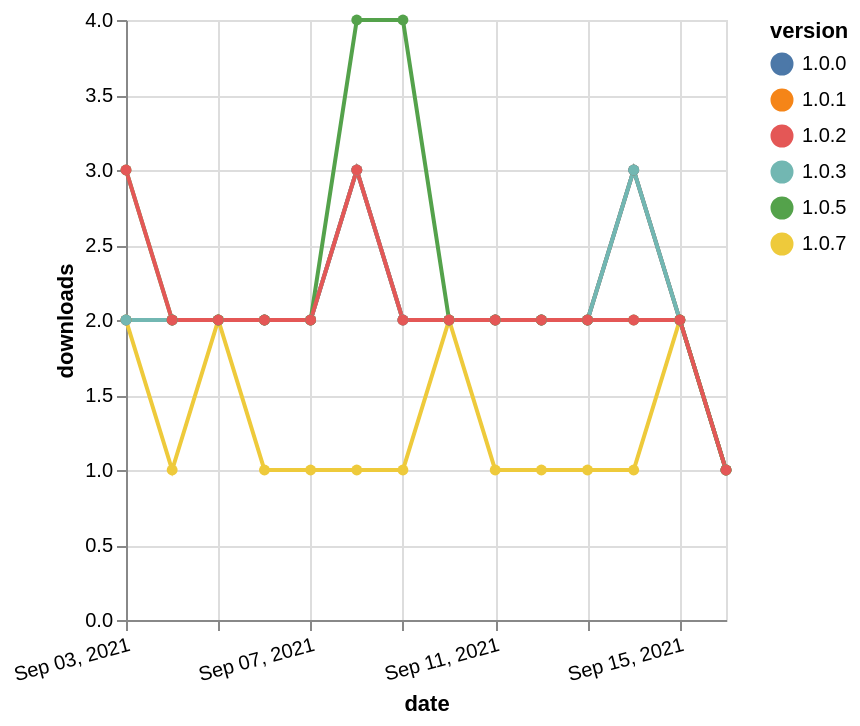

Write the Vega-Lite specification saved for this chart.
### Vega-Lite specification from a JSON file in a GitHub repository (floating-point values rounded to 4 significant figures)
{"$schema": "https://vega.github.io/schema/vega-lite/v5.json", "description": "A simple bar chart with embedded data.", "data": {"values": [{"date": "2021-09-03", "total": 1236, "delta": 2, "version": "1.0.1"}, {"date": "2021-09-04", "total": 1238, "delta": 2, "version": "1.0.1"}, {"date": "2021-09-05", "total": 1240, "delta": 2, "version": "1.0.1"}, {"date": "2021-09-06", "total": 1242, "delta": 2, "version": "1.0.1"}, {"date": "2021-09-07", "total": 1244, "delta": 2, "version": "1.0.1"}, {"date": "2021-09-08", "total": 1247, "delta": 3, "version": "1.0.1"}, {"date": "2021-09-09", "total": 1249, "delta": 2, "version": "1.0.1"}, {"date": "2021-09-10", "total": 1251, "delta": 2, "version": "1.0.1"}, {"date": "2021-09-11", "total": 1253, "delta": 2, "version": "1.0.1"}, {"date": "2021-09-12", "total": 1255, "delta": 2, "version": "1.0.1"}, {"date": "2021-09-13", "total": 1257, "delta": 2, "version": "1.0.1"}, {"date": "2021-09-14", "total": 1260, "delta": 3, "version": "1.0.1"}, {"date": "2021-09-15", "total": 1262, "delta": 2, "version": "1.0.1"}, {"date": "2021-09-16", "total": 1263, "delta": 1, "version": "1.0.1"}, {"date": "2021-09-03", "total": 93, "delta": 2, "version": "1.0.7"}, {"date": "2021-09-04", "total": 94, "delta": 1, "version": "1.0.7"}, {"date": "2021-09-05", "total": 96, "delta": 2, "version": "1.0.7"}, {"date": "2021-09-06", "total": 97, "delta": 1, "version": "1.0.7"}, {"date": "2021-09-07", "total": 98, "delta": 1, "version": "1.0.7"}, {"date": "2021-09-08", "total": 99, "delta": 1, "version": "1.0.7"}, {"date": "2021-09-09", "total": 100, "delta": 1, "version": "1.0.7"}, {"date": "2021-09-10", "total": 102, "delta": 2, "version": "1.0.7"}, {"date": "2021-09-11", "total": 103, "delta": 1, "version": "1.0.7"}, {"date": "2021-09-12", "total": 104, "delta": 1, "version": "1.0.7"}, {"date": "2021-09-13", "total": 105, "delta": 1, "version": "1.0.7"}, {"date": "2021-09-14", "total": 106, "delta": 1, "version": "1.0.7"}, {"date": "2021-09-15", "total": 108, "delta": 2, "version": "1.0.7"}, {"date": "2021-09-16", "total": 109, "delta": 1, "version": "1.0.7"}, {"date": "2021-09-03", "total": 1242, "delta": 2, "version": "1.0.0"}, {"date": "2021-09-04", "total": 1244, "delta": 2, "version": "1.0.0"}, {"date": "2021-09-05", "total": 1246, "delta": 2, "version": "1.0.0"}, {"date": "2021-09-06", "total": 1248, "delta": 2, "version": "1.0.0"}, {"date": "2021-09-07", "total": 1250, "delta": 2, "version": "1.0.0"}, {"date": "2021-09-08", "total": 1253, "delta": 3, "version": "1.0.0"}, {"date": "2021-09-09", "total": 1255, "delta": 2, "version": "1.0.0"}, {"date": "2021-09-10", "total": 1257, "delta": 2, "version": "1.0.0"}, {"date": "2021-09-11", "total": 1259, "delta": 2, "version": "1.0.0"}, {"date": "2021-09-12", "total": 1261, "delta": 2, "version": "1.0.0"}, {"date": "2021-09-13", "total": 1263, "delta": 2, "version": "1.0.0"}, {"date": "2021-09-14", "total": 1266, "delta": 3, "version": "1.0.0"}, {"date": "2021-09-15", "total": 1268, "delta": 2, "version": "1.0.0"}, {"date": "2021-09-16", "total": 1269, "delta": 1, "version": "1.0.0"}, {"date": "2021-09-03", "total": 1186, "delta": 2, "version": "1.0.3"}, {"date": "2021-09-04", "total": 1188, "delta": 2, "version": "1.0.3"}, {"date": "2021-09-05", "total": 1190, "delta": 2, "version": "1.0.3"}, {"date": "2021-09-06", "total": 1192, "delta": 2, "version": "1.0.3"}, {"date": "2021-09-07", "total": 1194, "delta": 2, "version": "1.0.3"}, {"date": "2021-09-08", "total": 1197, "delta": 3, "version": "1.0.3"}, {"date": "2021-09-09", "total": 1199, "delta": 2, "version": "1.0.3"}, {"date": "2021-09-10", "total": 1201, "delta": 2, "version": "1.0.3"}, {"date": "2021-09-11", "total": 1203, "delta": 2, "version": "1.0.3"}, {"date": "2021-09-12", "total": 1205, "delta": 2, "version": "1.0.3"}, {"date": "2021-09-13", "total": 1207, "delta": 2, "version": "1.0.3"}, {"date": "2021-09-14", "total": 1210, "delta": 3, "version": "1.0.3"}, {"date": "2021-09-15", "total": 1212, "delta": 2, "version": "1.0.3"}, {"date": "2021-09-16", "total": 1213, "delta": 1, "version": "1.0.3"}, {"date": "2021-09-03", "total": 422, "delta": 3, "version": "1.0.5"}, {"date": "2021-09-04", "total": 424, "delta": 2, "version": "1.0.5"}, {"date": "2021-09-05", "total": 426, "delta": 2, "version": "1.0.5"}, {"date": "2021-09-06", "total": 428, "delta": 2, "version": "1.0.5"}, {"date": "2021-09-07", "total": 430, "delta": 2, "version": "1.0.5"}, {"date": "2021-09-08", "total": 434, "delta": 4, "version": "1.0.5"}, {"date": "2021-09-09", "total": 438, "delta": 4, "version": "1.0.5"}, {"date": "2021-09-10", "total": 440, "delta": 2, "version": "1.0.5"}, {"date": "2021-09-11", "total": 442, "delta": 2, "version": "1.0.5"}, {"date": "2021-09-12", "total": 444, "delta": 2, "version": "1.0.5"}, {"date": "2021-09-13", "total": 446, "delta": 2, "version": "1.0.5"}, {"date": "2021-09-14", "total": 448, "delta": 2, "version": "1.0.5"}, {"date": "2021-09-15", "total": 450, "delta": 2, "version": "1.0.5"}, {"date": "2021-09-16", "total": 451, "delta": 1, "version": "1.0.5"}, {"date": "2021-09-03", "total": 1177, "delta": 3, "version": "1.0.2"}, {"date": "2021-09-04", "total": 1179, "delta": 2, "version": "1.0.2"}, {"date": "2021-09-05", "total": 1181, "delta": 2, "version": "1.0.2"}, {"date": "2021-09-06", "total": 1183, "delta": 2, "version": "1.0.2"}, {"date": "2021-09-07", "total": 1185, "delta": 2, "version": "1.0.2"}, {"date": "2021-09-08", "total": 1188, "delta": 3, "version": "1.0.2"}, {"date": "2021-09-09", "total": 1190, "delta": 2, "version": "1.0.2"}, {"date": "2021-09-10", "total": 1192, "delta": 2, "version": "1.0.2"}, {"date": "2021-09-11", "total": 1194, "delta": 2, "version": "1.0.2"}, {"date": "2021-09-12", "total": 1196, "delta": 2, "version": "1.0.2"}, {"date": "2021-09-13", "total": 1198, "delta": 2, "version": "1.0.2"}, {"date": "2021-09-14", "total": 1200, "delta": 2, "version": "1.0.2"}, {"date": "2021-09-15", "total": 1202, "delta": 2, "version": "1.0.2"}, {"date": "2021-09-16", "total": 1203, "delta": 1, "version": "1.0.2"}]}, "width": "container", "mark": {"type": "line", "point": {"filled": true}}, "encoding": {"x": {"field": "date", "type": "temporal", "timeUnit": "yearmonthdate", "title": "date", "axis": {"labelAngle": -15}}, "y": {"field": "delta", "type": "quantitative", "title": "downloads"}, "color": {"field": "version", "type": "nominal"}, "tooltip": {"field": "delta"}}}
